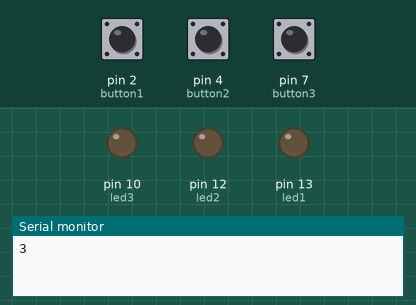
Simulated run of this sketch. Board: Arduino Uno, built with avr-gcc and run on an emulated ATmega328P. Parts: output pins drawn as LEDs (lit = HIGH), the last lines printed to the serial monitor. The test bench sets the inputs (shaded band); at power-on: pin 2 (button1) LOW, pin 4 (button2) LOW, pin 7 (button3) LOW. Random numbers use the default seed unless the sketch sets one.

Above: at 2.2 s.
2.3 s: pin 2 (button1) pulled HIGH for 0.15 s
At 3.4 s:
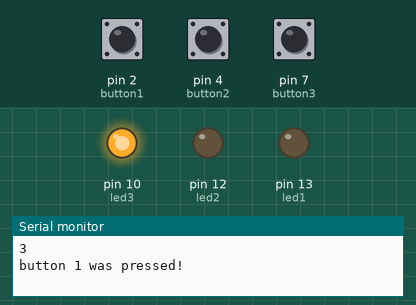
3.9 s: pin 4 (button2) pulled HIGH for 0.15 s
At 4.6 s:
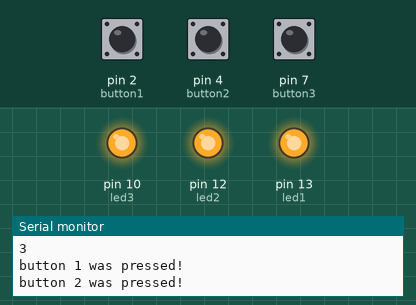
Timing chart, 0 to 6.9 s (numbered marks = the images above; inputs shaded):
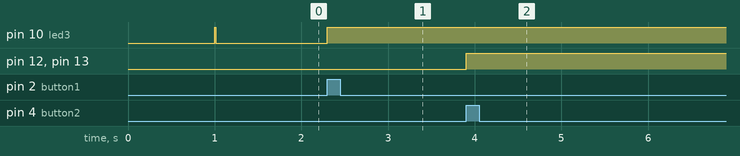

The sketch:

memories_game.ino
```cpp
const int button1 = 2;
const int button2 = 4;
const int button3 = 7;

const int led1 = 13;
const int led2 = 12;
const int led3 = 10;

int press1;
int pre1;

int press2;
int pre2;

int press3;
int pre3;

int state1;
int state2;
int state3;

int switch1;
int switch2;
int switch3;


int ranNum;

void setup() {
  // put your setup code here, to run once:
  pinMode(button1, INPUT);
  pinMode(button2, INPUT);
  pinMode(button3, INPUT);

  pinMode(led1, OUTPUT);
  pinMode(led2, OUTPUT);
  pinMode(led3, OUTPUT);

  Serial.begin(9600);

  ranNum = random(0,4);
  Serial.println(ranNum);
  delay(1000);
  if(ranNum == 1){
    digitalWrite(led1,HIGH);
    delay(10);
    digitalWrite(led1,LOW);
  }
  else if(ranNum == 2){
    digitalWrite(led2,HIGH);
    delay(10);
    digitalWrite(led2,LOW);
  }
  else if(ranNum == 3){
    digitalWrite(led3,HIGH);
    delay(10);
    digitalWrite(led3,LOW);
  }
}

void loop() {
  // put your main code here, to run repeatedly:

  press1 = digitalRead(button1);
  press2 = digitalRead(button2);
  press3 = digitalRead(button3);

  //LED1
  if((press1 == HIGH)&&(pre1==LOW))
  {
    switch1 = HIGH;
    Serial.println("button 1 was pressed!");
  }
  else{
    switch1 = LOW;
  }
  if (switch1 == HIGH)
  {
    if(state1 == LOW)
     {
      state1 = HIGH;
     }
  }


  //LED2
  if((press2 == HIGH)&&(pre2==LOW))
  {
    switch2 = HIGH;
    Serial.println("button 2 was pressed!");
  }
  else
  {
    switch2 = LOW;
  }
  if (switch2 == HIGH)
  {
    if(state2 == LOW)
     {
      state2 = HIGH;
     }
  }


  //LED3
  if((press3 == HIGH)&&(pre3==LOW))
  {
    switch3 = HIGH;
    Serial.println("button 3 was pressed!");
  }
  else{
    switch3 = LOW;
  }
  if (switch3 == HIGH)
  {
    if(state3 == LOW)
     {
      state3 = HIGH;
     }
  }


  digitalWrite(led1,state1);
  digitalWrite(led2,state2);
  digitalWrite(led3,state3);

  pre1 = press1;
  pre2 = press2;
  pre3 = press3;

  bool correct = false;
  if((ranNum == 1)&&(state1 == HIGH))
  {
    correct = true;
  }
  else if  ((ranNum == 2)&&(state2 == HIGH))
  {
    correct = true;
  }
  else if ((ranNum == 3)&&(state3 == HIGH))
  {
    correct = true;
  }

  bool switch_state= false;

  if((switch1==HIGH)||(switch2==HIGH)||(switch3==HIGH))
  {
    switch_state = true;
  }

  if ((correct == true)&&(switch_state==true)){
    state1 = HIGH;
    state2 = HIGH;
    state3 = HIGH;
  }
  else if ((correct == false)&&(switch_state==true)){
    if(ranNum == 1){
      state1 = HIGH;
      state2 = LOW;
      state3 = LOW;
    }
    else if(ranNum == 2){
      state1 = LOW;
      state2 = HIGH;
      state3 = LOW;
    }
    else if(ranNum == 3){
      state1 = LOW;
      state2 = LOW;
      state3 = HIGH;
    }
  }

}
```

Measured:
- after the input at 2.3 s, pin 10 (led3): LOW → HIGH at once
- after the input at 3.9 s, pin 12 (led2), pin 13 (led1): LOW → HIGH at once
